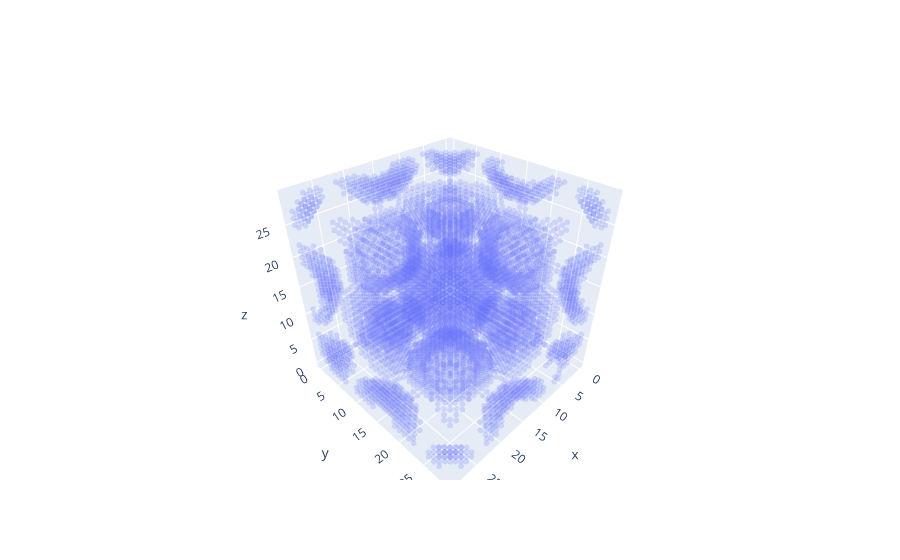

Notebook cell for this chart:
### Code cell
n = 10
threshold = 0

example = np.load(os.path.join(path_data, files[n]))
example = example[40:70,40:70,40:70]
d = distance_transform(1-example)

x, y, z = np.where(d < threshold)
fig = go.Figure(data=[go.Scatter3d(x=x, y=y, z=z, opacity=0.2, mode='markers', marker=dict(size=2))])
fig.update_layout(scene=dict(aspectratio=dict(x=1, y=1, z=1), aspectmode='manual'))
fig.show()

### Figure 1 — Plotly figure (JSON) as saved in the notebook; plotly's stock layout.template omitted (floating-point values rounded to 4 significant figures; data arrays with more than 128 entries replaced by an {"elided": "..."} marker saying what was removed)
{"data": [{"marker": {"size": 2}, "mode": "markers", "opacity": 0.2, "type": "scatter3d", "x": {"elided": "7699 int values"}, "y": {"elided": "7699 int values"}, "z": {"elided": "7699 int values"}}], "layout": {"scene": {"aspectmode": "manual", "aspectratio": {"x": 1, "y": 1, "z": 1}}}}
